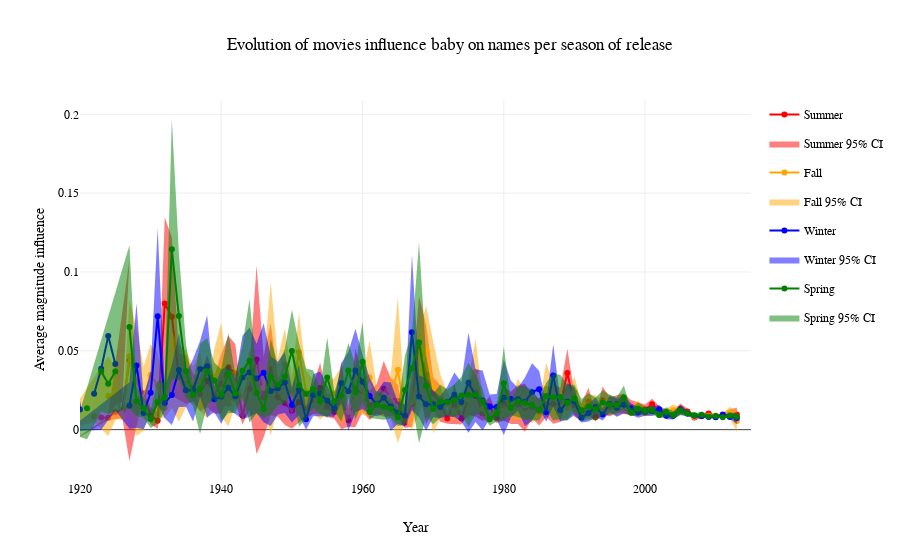

Write notebook code for a chart like this one.
### Markdown cell above
Now we look at the variation of magnitude influence per year across season.

### Code cell
# Create the main figure
fig = go.Figure()

# Define the main line plot for each season
seasons = ['Summer', 'Fall', 'Winter', 'Spring']
colors = ['red', 'orange', 'blue', 'green']
data = [summer_movies_df_sorted, fall_movies_df_sorted, winter_movies_df_sorted, spring_movies_df_sorted]

for i, season in enumerate(seasons):
    main_trace = go.Scatter(
        x=data[i]['year'],  
        y=data[i]['avg'],  
        mode='lines+markers',
        line_shape='linear',
        name=season,
        line=dict(color=colors[i]),
        legendgroup=season,
        #visible=(season == 'Summer')
    )
    
    # Add the main line trace to the figure
    fig.add_trace(main_trace)
    
    # Calculate confidence interval data
    lower_ci = data[i]['avg'] - 1.96*data[i]['se'] 
    upper_ci = data[i]['avg'] + 1.96*data[i]['se']
    
    # Add the trace for confidence interval
    ci_trace = go.Scatter(
        x=data[i]['year'],
        y=upper_ci,
        mode='lines',
        line=dict(color=colors[i], width=0),
        name=f'{season} 95% CI',
        showlegend=False,
        legendgroup=season,
        #visible=(season == 'Summer')
    )
    
    fig.add_trace(ci_trace)
    
    # Add the filled area between the main line and confidence interval
    fig.add_trace(go.Scatter(
        x=data[i]['year'],
        y=lower_ci,
        mode='lines',
        line=dict(color=colors[i], width=0),
        name=f'{season} 95% CI',
        fill='tonexty',
        #fillcolor=f'rgba{((colors[i]), 0.2)}',
        #showlegend=False,
        #legendgroup=season
        #visible=(season == 'Summer')
    ))

# Update the layout
fig.update_layout(
    title='Evolution of movies influence baby on names per season of release',
    xaxis_title='Year',
    yaxis_title='Average magnitude influence',
    #yaxis=dict(type="log"),
    xaxis=dict(range=[1900, 2020])
)

fig.update_xaxes(range=['1920', '2015'])
fig.update_yaxes(title_standoff=10)

# Show the figure
fig.show()
